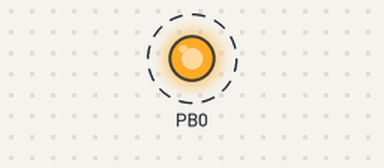
The sketch below on a simulated ATtiny85, built with avr-gcc and run on an emulated ATtiny85. Shown: output pins drawn as LEDs (lit = HIGH). Dashed ring = blinking.

Above: at 0.5 s.
Timing chart, 0 to 4.6 s (numbered marks = the images above):
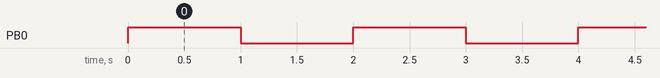

Measured:
- by itself, PB0: alternates HIGH for 1.0 s and LOW for 1.0 s

The sketch:

ATTINY85_Blink.ino
```cpp
const int led = 0;
const int sleep = 1000;

// the setup routine runs once when you press reset:
void setup() {
  // initialize the digital pin as an output.
  bitSet(DDRB, led);
}

// the loop routine runs over and over again forever
void loop() {
  bitSet(PINB, led);
  delay(sleep);
}
```
